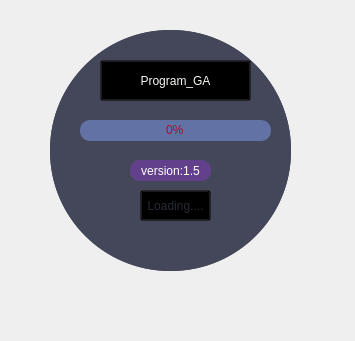
<?xml version="1.0" encoding="UTF-8"?>
<ui version="4.0">
 <class>loading</class>
 <widget class="QMainWindow" name="loading">
  <property name="geometry">
   <rect>
    <x>0</x>
    <y>0</y>
    <width>355</width>
    <height>341</height>
   </rect>
  </property>
  <property name="windowTitle">
   <string>Loading</string>
  </property>
  <property name="styleSheet">
   <string notr="true"/>
  </property>
  <widget class="QWidget" name="centralwidget">
   <widget class="QFrame" name="conntener">
    <property name="geometry">
     <rect>
      <x>30</x>
      <y>10</y>
      <width>281</width>
      <height>281</height>
     </rect>
    </property>
    <property name="styleSheet">
     <string notr="true"/>
    </property>
    <property name="frameShape">
     <enum>QFrame::NoFrame</enum>
    </property>
    <property name="frameShadow">
     <enum>QFrame::Raised</enum>
    </property>
    <layout class="QVBoxLayout" name="verticalLayout">
     <property name="spacing">
      <number>20</number>
     </property>
     <property name="leftMargin">
      <number>20</number>
     </property>
     <property name="topMargin">
      <number>20</number>
     </property>
     <property name="rightMargin">
      <number>20</number>
     </property>
     <property name="bottomMargin">
      <number>20</number>
     </property>
     <item>
      <widget class="QFrame" name="back_gr">
       <property name="styleSheet">
        <string notr="true">QFrame{
	
	background-image: url(:/image/background.png);
	background-color: #44475a;
	border-radius:120px;
}</string>
       </property>
       <property name="frameShape">
        <enum>QFrame::StyledPanel</enum>
       </property>
       <property name="frameShadow">
        <enum>QFrame::Raised</enum>
       </property>
       <layout class="QVBoxLayout" name="verticalLayout_2">
        <property name="spacing">
         <number>0</number>
        </property>
        <property name="leftMargin">
         <number>0</number>
        </property>
        <property name="topMargin">
         <number>0</number>
        </property>
        <property name="rightMargin">
         <number>0</number>
        </property>
        <property name="bottomMargin">
         <number>0</number>
        </property>
        <item>
         <widget class="QFrame" name="frame">
          <property name="frameShape">
           <enum>QFrame::StyledPanel</enum>
          </property>
          <property name="frameShadow">
           <enum>QFrame::Raised</enum>
          </property>
          <widget class="QProgressBar" name="progressBar">
           <property name="geometry">
            <rect>
             <x>30</x>
             <y>90</y>
             <width>191</width>
             <height>21</height>
            </rect>
           </property>
           <property name="styleSheet">
            <string notr="true">QProgressBar{
	color: rgb(161, 16, 50);
	text-align:center;
	background-color: #6272a4;
	border-style:solid;
	border-radius:10px;
}
QProgressBar::chunk{
	border-radius:10px;
	background-color: qlineargradient(spread:reflect, x1:0, y1:0, x2:1, y2:0, stop:0 rgba(169, 70, 193, 255), stop:1 rgba(255, 255, 255, 255));


}
</string>
           </property>
           <property name="value">
            <number>0</number>
           </property>
          </widget>
          <widget class="QLabel" name="label_2">
           <property name="geometry">
            <rect>
             <x>80</x>
             <y>130</y>
             <width>81</width>
             <height>21</height>
            </rect>
           </property>
           <property name="styleSheet">
            <string notr="true">color: rgb(255, 255, 255);
font: 10pt &quot;Times New Roman&quot;;
border-radius:10px;
background-color: rgb(98, 64, 140);
text-align:center;</string>
           </property>
           <property name="text">
            <string>version:1.5</string>
           </property>
           <property name="alignment">
            <set>Qt::AlignCenter</set>
           </property>
          </widget>
          <widget class="QPushButton" name="pushButton">
           <property name="geometry">
            <rect>
             <x>50</x>
             <y>30</y>
             <width>151</width>
             <height>41</height>
            </rect>
           </property>
           <property name="styleSheet">
            <string notr="true">background-color: transparent;
color: #f8f8f2;
font: 75 20pt &quot;Times New Roman&quot;;</string>
           </property>
           <property name="text">
            <string>Program_GA</string>
           </property>
          </widget>
          <widget class="QPushButton" name="pushButton_2">
           <property name="geometry">
            <rect>
             <x>90</x>
             <y>160</y>
             <width>71</width>
             <height>31</height>
            </rect>
           </property>
           <property name="styleSheet">
            <string notr="true">background-color: transparent;
color: #282a36;
font: 9pt &quot;Times New Roman&quot;;</string>
           </property>
           <property name="text">
            <string>Loading....</string>
           </property>
          </widget>
         </widget>
        </item>
       </layout>
      </widget>
     </item>
    </layout>
   </widget>
  </widget>
 </widget>
 <resources>
  <include location="welcome.qrc"/>
  <include location="img.qrc"/>
 </resources>
 <connections/>
</ui>
